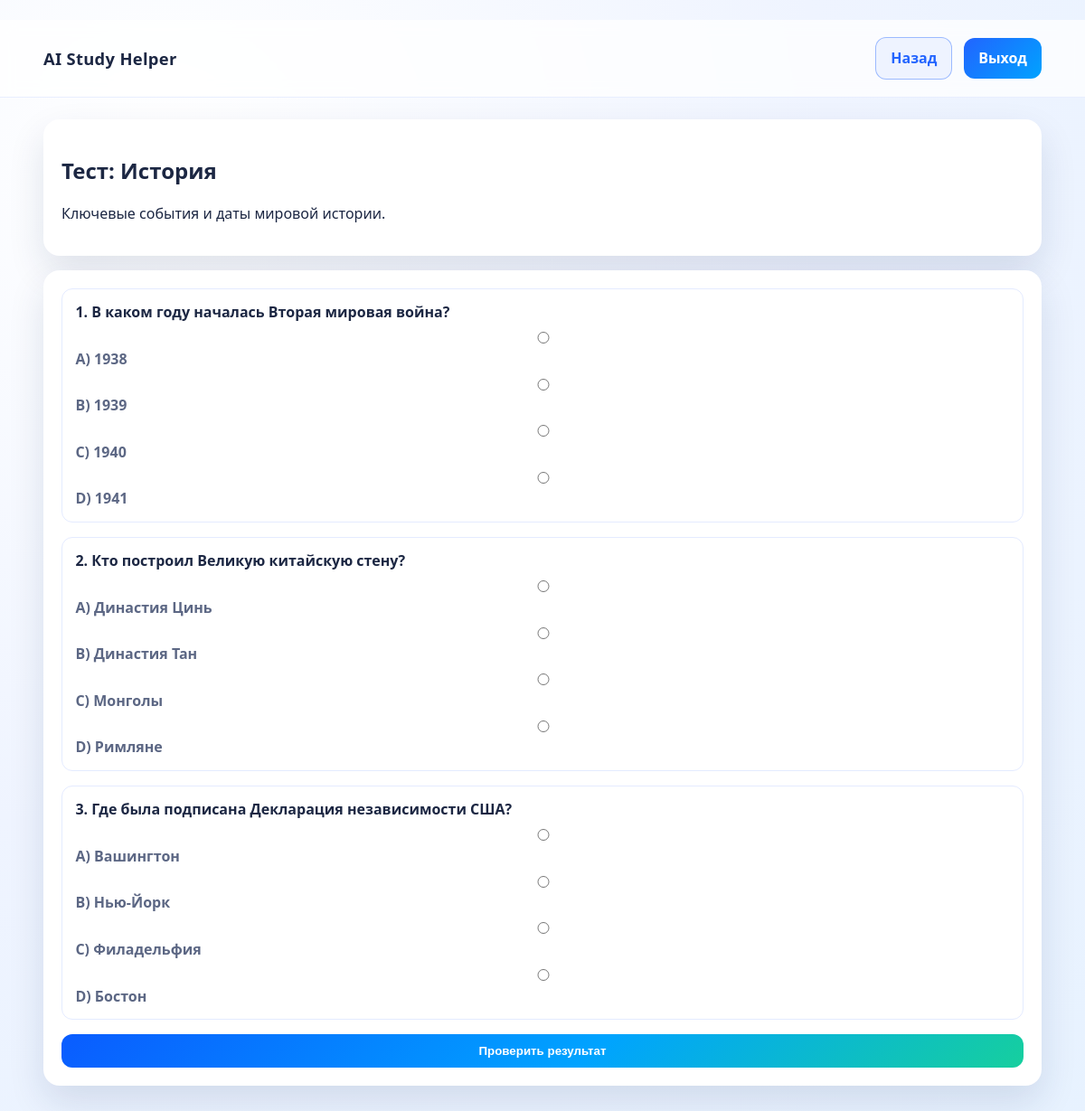
/quiz/2/ (signed in), run on the app's committed database.
### study_app/models.py (models this page shows, shortened)
class Subject(models.Model):
    name = models.CharField(max_length=100, unique=True)
    description = models.CharField(max_length=255)

class QuizQuestion(models.Model):
    subject = models.ForeignKey(Subject, on_delete=models.CASCADE, related_name='questions')
    prompt = models.CharField(max_length=255)
    option_a = models.CharField(max_length=150)
    option_b = models.CharField(max_length=150)
    option_c = models.CharField(max_length=150)
    option_d = models.CharField(max_length=150)
    correct_option = models.CharField(max_length=1, choices=[('A', 'A'), ('B', 'B'), ('C', 'C'), ('D', 'D')])

### study_app/views.py (the view)
# urls.py: path('quiz/<int:subject_id>/', views.quiz_view, name='quiz'),
@login_required
def quiz_view(request, subject_id):
    ensure_demo_data()
    subject = get_object_or_404(Subject, id=subject_id)
    questions = subject.questions.all()
    return render(
        request,
        'quiz.html',
        {
            'subject': subject,
            'questions': questions,
        },
    )

### study_app/views.py (called while the page is built, shortened)
def ensure_demo_data():
    if Subject.objects.exists():
        return

### study_app/templates/quiz.html (shortened to what this page needs)
﻿{% load static %}
<!DOCTYPE html>
<html lang="ru">
<head>
    <link rel="stylesheet" href="{% static 'style.css' %}">
</head>
<body>
    <header class="dashboard-header">
        <div class="container nav">
            <a class="brand" href="{% url 'dashboard' %}">AI Study Helper</a>
            <div class="nav-links">
                <a href="{% url 'dashboard' %}" class="btn btn-outline">Назад</a>
                <a href="{% url 'logout' %}" class="btn btn-primary">Выход</a>
            </div>
        </div>
    </header>
    <main class="container quiz-layout" id="quiz-root" data-submit-url="{% url 'submit_quiz_api' subject.id %}">
        <section class="card">
            <h1>Тест: {{ subject.name }}</h1>
            <p>{{ subject.description }}</p>
        </section>
        <form id="quiz-form" class="quiz-form card">
            {% for question in questions %}
                <article class="question-card">
                    <h3>{{ forloop.counter }}. {{ question.prompt }}</h3>
                    <label><input type="radio" name="q_{{ question.id }}" value="A"> A) {{ question.option_a }}</label>
                    <label><input type="radio" name="q_{{ question.id }}" value="B"> B) {{ question.option_b }}</label>
                    <label><input type="radio" name="q_{{ question.id }}" value="C"> C) {{ question.option_c }}</label>
                    <label><input type="radio" name="q_{{ question.id }}" value="D"> D) {{ question.option_d }}</label>
                </article>
            {% endfor %}
            <button type="submit" class="btn btn-cta">Проверить результат</button>
        </form>
    </main>
</body>
</html>

### study_app/static/style.css (style rules this page uses)
* { box-sizing: border-box; }
body { margin: 0; font-family: 'Segoe UI', Tahoma, Geneva, Verdana, sans-serif; color: var(--text); background: radial-gradient(circle at 15% 15%, #ffffff 0%, #eff4ff 50%, #e7f2ff 100%); }
.container { width: min(1120px, 92%); margin: 0 auto; }
.nav { display: flex; align-items: center; justify-content: space-between; padding: 1.2rem 0; }
.brand { font-size: 1.15rem; font-weight: 700; color: inherit; text-decoration: none; letter-spacing: 0.3px; }
.nav-links { display: flex; gap: 0.8rem; align-items: center; }
.card { background: var(--surface); border-radius: var(--radius); box-shadow: var(--shadow); padding: 1.25rem; transition: transform 0.25s ease, box-shadow 0.25s ease; }
.btn { display: inline-flex; align-items: center; justify-content: center; border-radius: 12px; border: 0; cursor: pointer; font-weight: 600; text-decoration: none; padding: 0.7rem 1rem; transition: transform 0.2s ease, filter 0.2s ease; }
.btn-primary { background: linear-gradient(135deg, var(--primary), var(--primary-2)); color: #fff; }
.btn-outline { border: 1px solid rgba(255, 255, 255, 0.62); color: #fff; background: rgba(255, 255, 255, 0.08); }
.dashboard-header .btn-outline { border-color: rgba(34, 100, 255, 0.4); color: var(--primary); background: #eef3ff; }
.btn-cta { background: linear-gradient(135deg, #0a5cff, #00a3ff 55%, #16cf9e); color: #fff; }
label { display: grid; gap: 0.35rem; font-weight: 600; color: var(--muted); }
input, textarea { border: 1px solid #d2def4; border-radius: 10px; padding: 0.65rem 0.8rem; font-size: 0.95rem; outline: none; transition: border-color 0.2s ease, box-shadow 0.2s ease; }
.dashboard-header { background: #ffffffbb; backdrop-filter: blur(8px); border-bottom: 1px solid #e8eeff; position: sticky; top: 0; z-index: 5; }
.dashboard-layout, .quiz-layout { margin: 1.5rem auto 2rem; display: grid; gap: 1rem; }
.quiz-form { display: grid; gap: 1rem; }
.question-card { border: 1px solid #e4ebff; border-radius: 12px; padding: 0.9rem; display: grid; gap: 0.5rem; }
.question-card h3 { margin: 0; font-size: 1rem; }

### data on the page
Subject: name "История", description "Ключевые события и даты мировой истории."
QuizQuestion: prompt "В каком году началась Вторая мировая война?", option_a "1938", option_b "1939", option_c "1940", option_d "1941"
QuizQuestion: prompt "Кто построил Великую китайскую стену?", option_a "Династия Цинь", option_b "Династия Тан", option_c "Монголы", option_d "Римляне"
QuizQuestion: prompt "Где была подписана Декларация независимости США?", option_a "Вашингтон", option_b "Нью-Йорк", option_c "Филадельфия", option_d "Бостон"
